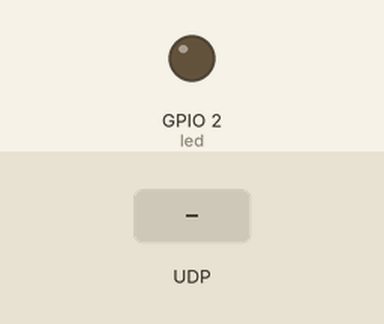
Bench run of a program on a simulated ESP32 board running MicroPython. Shown: output pins drawn as LEDs (lit = HIGH). The inputs (shaded band) are chosen by the test bench. WiFi joins after 1.5 s; what the program prints to the serial console is not drawn.

Above: at 3.2 s.
3.3 s: UDP packet "light on" arrives
At 4.2 s:
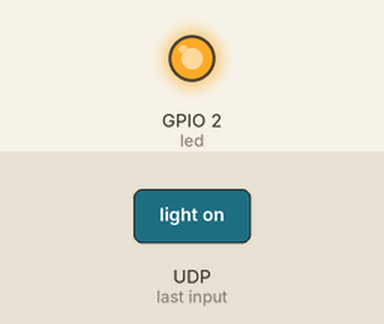
4.8 s: UDP packet "light off" arrives
At 5.4 s:
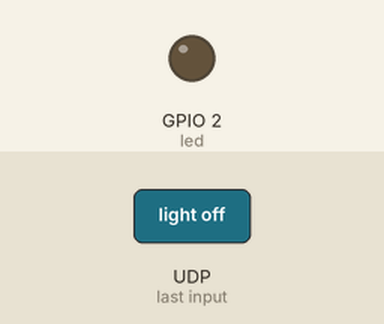
Timing chart, 0 to 7.8 s (numbered marks = the images above; inputs shaded):
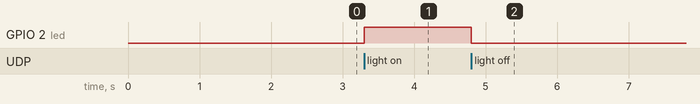

The program:

PC____LED_.py
```python
#大体流程
# 1.让ESP32链接wifi
# 2.创建UDP socket
# 3.接受UDP socket数据
# 4.根据接受的数据控制LED灯亮灭
import time
import network
import machine
def do_connect():
    '''
    作用：链接网络
    '''
    wlan = network.WLAN(network.STA_IF)
    wlan.active(True)
    if not wlan.isconnected():
        print('connecting to network...')
        wlan.connect('godfather', '11111111')
        i=1
        while not wlan.isconnected():
            print("正在链接网络...{}".format(i))
            time.sleep(1)
    print('network config:', wlan.ifconfig())
def create_udp_socket():
    import socket
    # 1. 创建udp套接字
    udp_socket = socket.socket(socket.AF_INET, socket.SOCK_DGRAM)
    # 2. 绑定端口
    udp_socket.bind(("0.0.0.0",7788))
    return udp_socket
def main():
    # 1.让ESP32链接wifi
    do_connect()
    # 2.创建UDP socket
    udp_socket=create_udp_socket()

        #创建GPIO引脚对象
    led = machine.Pin(2, machine.Pin.OUT)


    # 3.接受UDP socket数据
    while True:
        recv_data,sender_info = udp_socket.recvfrom(1024)
        print("{}发送的数据，{}".format(sender_info,recv_data))
        recv_data_str=recv_data.decode('utf-8')
        print("解码后的数据:{}".format(recv_data_str))
        # 4.根据接受的数据控制LED灯亮灭
        if recv_data_str=='light on':
            led.value(1)
        elif recv_data_str=='light off':
            led.value(0)
if __name__=="__main__" :
    main()
```

Measured:
- after the input at 3.3 s, GPIO 2 (led): LOW → HIGH at once
- after the input at 4.8 s, GPIO 2 (led): HIGH → LOW at once
